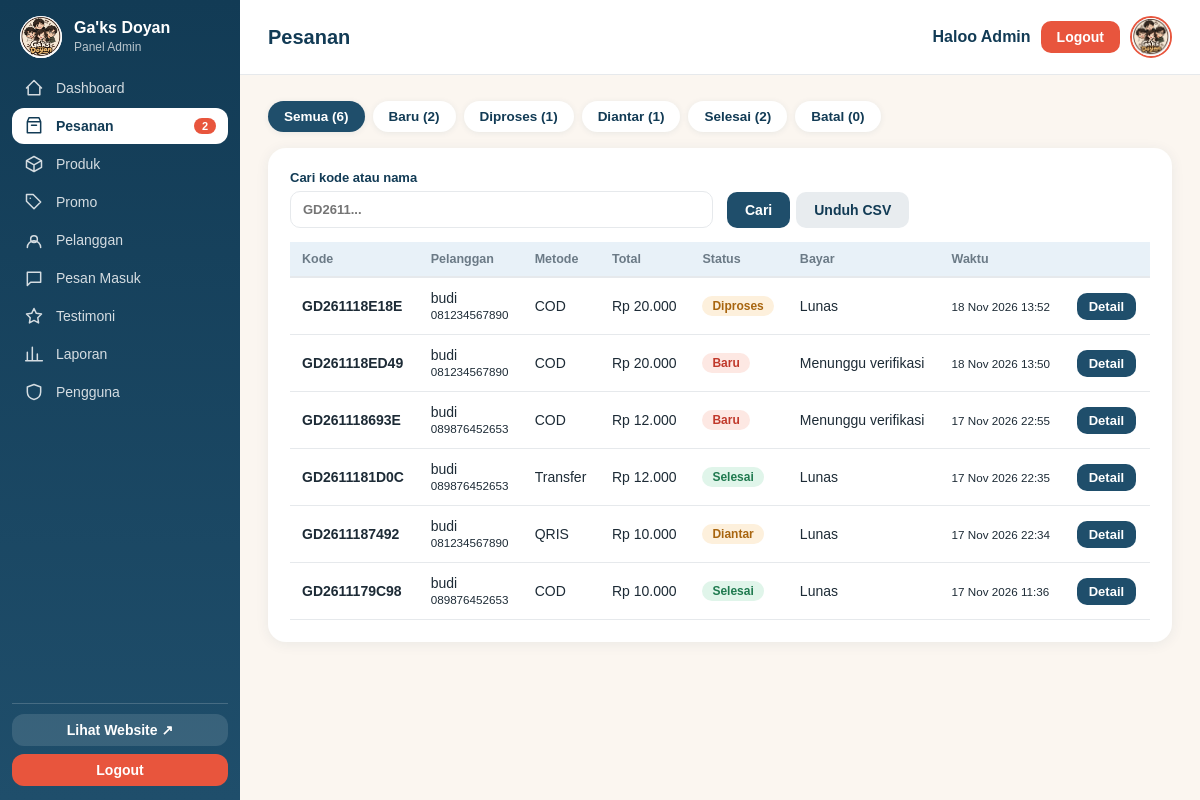
Screenshot of /admin/pesanan.php (signed in) with the database file from the repository.
### tables this page shows
CREATE TABLE `pesanan` (
  `id` int(11) NOT NULL,
  `kode` varchar(30) NOT NULL,
  `user_id` int(11) DEFAULT NULL,
  `nama_pelanggan` varchar(100) DEFAULT NULL,
  `no_hp` varchar(30) DEFAULT NULL,
  `alamat` text DEFAULT NULL,
  `metode_ambil` varchar(20) NOT NULL DEFAULT 'Antar',
  `metode_bayar` varchar(30) NOT NULL DEFAULT 'Transfer Bank',
  `subtotal` int(11) NOT NULL DEFAULT 0,
  `ongkir` int(11) NOT NULL DEFAULT 0,
  `total` int(11) NOT NULL DEFAULT 0,
  `status` varchar(20) NOT NULL DEFAULT 'Baru',
  `status_bayar` varchar(30) NOT NULL DEFAULT 'Menunggu verifikasi',
  `catatan` text DEFAULT NULL,
  `created_at` timestamp NOT NULL DEFAULT current_timestamp()
);

### includes/skema.php (called while the page is built, shortened)
<?php
if (!function_exists('e')) { function e($s) { return htmlspecialchars((string)$s, ENT_QUOTES, 'UTF-8'); } }
function daftar_kolom(mysqli $k, string $tabel): array {
    static $cache = [];
    if (isset($cache[$tabel])) return $cache[$tabel];
    $cache[$tabel] = [];
    $r = @$k->query("SHOW COLUMNS FROM `$tabel`");
    if ($r) while ($b = $r->fetch_assoc()) $cache[$tabel][] = $b['Field'];
    return $cache[$tabel];
}
function pilih_kolom(mysqli $k, string $tabel, array $kandidat): ?string {
    $ada = daftar_kolom($k, $tabel);
    foreach ($kandidat as $c) if (in_array($c, $ada, true)) return $c;
    return null;
}
function f(array $baris, array $kandidat, $bawaan = '') {
    foreach ($kandidat as $c) if (array_key_exists($c, $baris) && $baris[$c] !== null && $baris[$c] !== '') return $baris[$c];
    return $bawaan;
}

### includes/grafik.php (called while the page is built, shortened)
<?php
require_once __DIR__ . '/skema.php';
function kolom_pesanan(mysqli $k): array {
    return [
        'tgl'   => pilih_kolom($k, 'pesanan', ['created_at','tanggal','tgl_pesanan','waktu_pesan','dibuat','tanggal_pesan']),
        'total' => pilih_kolom($k, 'pesanan', ['total','total_harga','grand_total','total_bayar']),
        'user'  => pilih_kolom($k, 'pesanan', ['user_id','pelanggan_id','id_user','customer_id']),
    ];
}

### config/koneksi.php (called while the page is built, shortened)
<?php
function rupiah($angka) {
    return "Rp " . number_format($angka, 0, ',', '.');
}
?>

### admin/pesanan.php (the view, shortened to what this page needs)
<?php
require_once '../config/koneksi.php';
require_once '../includes/grafik.php';
$c = kolom_pesanan($koneksi);
$tahap = ['Semua', 'Baru', 'Diproses', 'Diantar', 'Selesai', 'Batal'];
$st = $_GET['status'] ?? 'Semua'; if (!in_array($st, $tahap, true)) $st = 'Semua';
$q = trim($_GET['q'] ?? '');
$where = []; $tipe = ''; $par = [];
$urut = $c['tgl'] ? "`{$c['tgl']}` DESC" : 'id DESC';
$sql = "SELECT * FROM pesanan" . ($where ? ' WHERE ' . implode(' AND ', $where) : '') . " ORDER BY $urut LIMIT 200";
$s = $koneksi->prepare($sql);
$s->execute(); $daftar = $s->get_result();
$hitung = ['Semua' => 0];
$r = $koneksi->query("SELECT status, COUNT(*) n FROM pesanan GROUP BY status");
while ($b = $r->fetch_assoc()) { $hitung[$b['status']] = (int)$b['n']; $hitung['Semua'] += (int)$b['n']; }
include '../includes/admin_header.php'; ?>
<div class="ad-filter">
  <?php foreach ($tahap as $t): ?>
    <a class="<?= $st === $t ? 'on' : '' ?>" href="pesanan.php?status=<?= urlencode($t) ?>"><?= $t ?> (<?= (int)($hitung[$t] ?? 0) ?>)</a>
  <?php endforeach; ?>
</div>
<div class="ad-card">
  <form method="get" class="ad-form baris" style="margin-bottom:14px">
    <label>Cari kode atau nama<input name="q" value="<?= e($q) ?>" placeholder="GD2611..."></label>
    <div class="ad-aksi"><button class="ad-btn biru">Cari</button><a class="ad-btn abu" href="rekap_unduh.php">Unduh CSV</a></div>
  </form>
  <?php if ($daftar->num_rows === 0): ?><div class="ad-kosong">Belum ada pesanan pada kategori ini.</div><?php else: ?>
  <div class="ad-scroll"><table class="ad-tabel">
    <tr><th>Kode</th><th>Pelanggan</th><th>Metode</th><th>Total</th><th>Status</th><th>Bayar</th><th>Waktu</th><th></th></tr>
    <?php while ($p = $daftar->fetch_assoc()): $s2 = $p['status'] ?? ''; ?>
    <tr>
      <td><b><?= e(f($p, ['kode','kode_pesanan'], '#' . $p['id'])) ?></b></td>
      <td><?= e(f($p, ['nama_pelanggan','nama_penerima','nama'], '-')) ?><br><small><?= e(f($p, ['no_hp','telepon','hp'], '')) ?></small></td>
      <td><?= e(f($p, ['metode_bayar','metode'], '-')) ?></td>
      <td><?= rupiah((int)f($p, ['total','total_harga','grand_total','total_bayar'], 0)) ?></td>
      <td><span class="ad-badge <?= $s2 === 'Selesai' ? 'hijau' : ($s2 === 'Baru' ? 'coral' : ($s2 === 'Batal' ? 'abu' : 'kuning')) ?>"><?= e($s2) ?></span></td>
      <td><?= e($p['status_bayar'] ?? '-') ?></td>
      <td><small><?= $c['tgl'] && !empty($p[$c['tgl']]) ? e(date('d M Y H:i', strtotime($p[$c['tgl']]))) : '-' ?></small></td>
      <td><a class="ad-btn kecil biru" href="pesanan_detail.php?id=<?= (int)$p['id'] ?>">Detail</a></td>
    </tr>
    <?php endwhile; ?>
  </table></div><?php endif; ?>
</div>
<?php include '../includes/admin_footer.php'; ?>

### assets/css/admin.css (style rules this page uses)
:root { --navy: #123b55; --navy2: #1f4e6b; --navy3: #2a6489; --coral: #e8553d; --coral-dark: #cc4128; --coral-lt: #fdebe6; --latar: #f4f6f9; --garis: #e7ebf0; --teks: #1e2a36; --abu: #6b7886; --merah: #d64545; --biru: #1f4e6b; --biru-gelap: #123b55; --biru-muda: #e8f1f8; --oranye: #e8553d; }
* { box-sizing: border-box; font-family: "Poppins", Arial, sans-serif; }
body { margin: 0; background: var(--latar); color: var(--teks); }
table { width: 100%; border-collapse: collapse; font-size: 14px; }
th, td { padding: 13px 12px; text-align: left; border-bottom: 1px solid var(--garis); }
th { background: var(--biru-muda); color: var(--navy2); font-weight: 600; font-size: 13px; }

### assets/css/admin-extra.css (style rules this page uses)
:root { --ad-navy: #123b55; --ad-navy2: #1f4e6b; --ad-coral: #e8553d; --ad-krem: #fbf6f0; --ad-teks: #1d2b36; --ad-abu: #6b7a86; --ad-garis: #e6e9ec; --ad-hijau: #2e9e6b; --ad-kuning: #e0922f; }
body.ad { display: block; margin: 0; background: var(--ad-krem); color: var(--ad-teks); font-family: "Segoe UI", system-ui, sans-serif; min-height: 100vh; }
.ad-card { background: #fff; border-radius: 18px; padding: 22px; box-shadow: 0 2px 14px rgba(18, 59, 85, 0.07); margin-bottom: 22px; }
.ad-tabel { width: 100%; border-collapse: collapse; font-size: 14px; }
.ad-tabel th { text-align: left; color: var(--ad-abu); font-weight: 600; font-size: 12.5px; padding: 10px 12px; border-bottom: 2px solid var(--ad-garis); white-space: nowrap; }
.ad-tabel td { padding: 12px; border-bottom: 1px solid var(--ad-garis); vertical-align: middle; }
.ad-scroll { overflow-x: auto; }
.ad-badge { display: inline-block; padding: 3px 10px; border-radius: 20px; font-size: 12px; font-weight: 700; background: #e8eef3; color: var(--ad-navy2); }
.ad-badge.hijau { background: #e0f5ea; color: #1f7a4f; }
.ad-badge.coral { background: #fde8e3; color: #c0392b; }
.ad-badge.kuning { background: #fdf0dc; color: #a8650f; }
.ad-form { display: grid; gap: 14px; }
.ad-form.baris { grid-template-columns: repeat(auto-fit, minmax(170px, 1fr)); align-items: end; }
.ad-form label { display: grid; gap: 6px; font-size: 13px; font-weight: 600; color: var(--ad-navy); }
.ad-form input, .ad-form select, .ad-form textarea { padding: 10px 12px; border: 1.5px solid var(--ad-garis); border-radius: 10px; font: inherit; background: #fff; }
.ad-btn { display: inline-block; border: 0; border-radius: 10px; padding: 10px 18px; font: inherit; font-weight: 700; font-size: 14px; cursor: pointer; background: var(--ad-coral); color: #fff; text-decoration: none; }
.ad-btn.biru { background: var(--ad-navy2); }
.ad-btn.abu { background: #e8ecef; color: var(--ad-navy); }
.ad-btn.kecil { padding: 6px 12px; font-size: 13px; }
.ad-aksi { display: flex; gap: 6px; flex-wrap: wrap; }
.ad-filter { display: flex; gap: 8px; flex-wrap: wrap; margin-bottom: 16px; }
.ad-filter a { padding: 8px 16px; border-radius: 20px; background: #fff; color: var(--ad-navy); text-decoration: none; font-size: 13.5px; font-weight: 600; box-shadow: 0 1px 6px rgba(18, 59, 85, 0.08); }
.ad-filter a.on { background: var(--ad-navy2); color: #fff; }

### rows the page displays
pesanan: kode "GD261118E18E", nama_pelanggan "budi", no_hp "081234567890", metode_bayar "COD", total "Rp 20.000", status "Diproses", status_bayar "Lunas", created_at "18 Nov 2026 13:52"
pesanan: kode "GD261118ED49", nama_pelanggan "budi", no_hp "081234567890", metode_bayar "COD", total "Rp 20.000", status "Baru", status_bayar "Menunggu verifikasi", created_at "18 Nov 2026 13:50"
pesanan: kode "GD261118693E", nama_pelanggan "budi", no_hp "089876452653", metode_bayar "COD", total "Rp 12.000", status "Baru", status_bayar "Menunggu verifikasi", created_at "17 Nov 2026 22:55"
pesanan: kode "GD2611181D0C", nama_pelanggan "budi", no_hp "089876452653", metode_bayar "Transfer", total "Rp 12.000", status "Selesai", status_bayar "Lunas", created_at "17 Nov 2026 22:35"
pesanan: kode "GD2611187492", nama_pelanggan "budi", no_hp "081234567890", metode_bayar "QRIS", total "Rp 10.000", status "Diantar", status_bayar "Lunas", created_at "17 Nov 2026 22:34"
pesanan: kode "GD2611179C98", nama_pelanggan "budi", no_hp "089876452653", metode_bayar "COD", total "Rp 10.000", status "Selesai", status_bayar "Lunas", created_at "17 Nov 2026 11:36"

### other values shown
$t "Dashboard"
$t "Pesanan"
$lb "2"
$t "Produk"
$t "Promo"
$t "Pelanggan"
$t "Pesan Masuk"
$t "Testimoni"
$t "Laporan"
$t "Pengguna"
$_judul "Pesanan"
$t "Semua"
$hitung[$t] "6"
$t "Baru"
$hitung[$t] "2"
